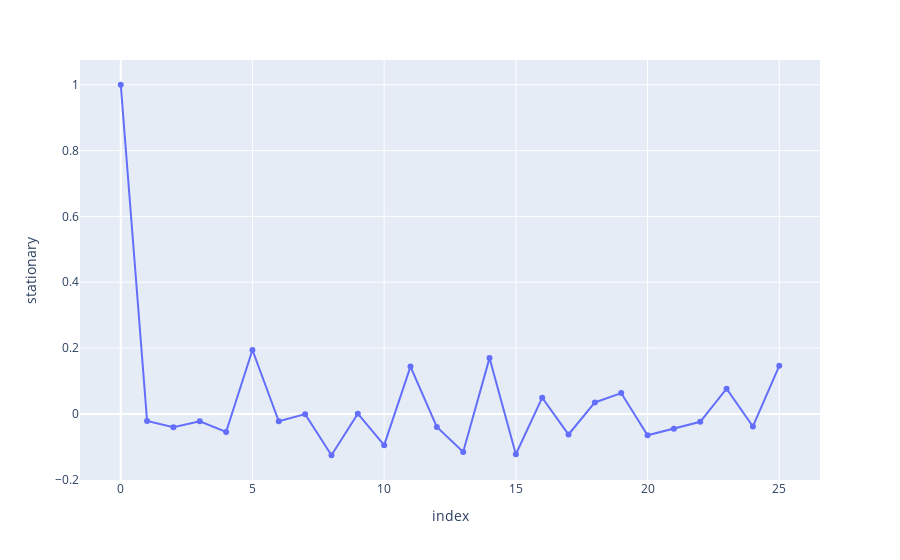

Source (notebook cell):
### Markdown cell above
### Plot na mão

### Code cell
fig = px.scatter(correlation_df, correlation_df.index, 'stationary')
fig.update_traces(mode="markers+lines")
fig.show()

### Figure 1 — Plotly figure (JSON) as saved in the notebook; plotly's stock layout.template omitted (floating-point values rounded to 4 significant figures)
{"data": [{"hovertemplate": "index=%{x}<br>stationary=%{y}<extra></extra>", "legendgroup": "", "marker": {"color": "#636efa", "symbol": "circle"}, "mode": "markers+lines", "name": "", "orientation": "v", "showlegend": false, "type": "scatter", "x": [0, 1, 2, 3, 4, 5, 6, 7, 8, 9, 10, 11, 12, 13, 14, 15, 16, 17, 18, 19, 20, 21, 22, 23, 24, 25], "xaxis": "x", "y": [1, -0.02151, -0.0407, -0.02274, -0.05483, 0.1941, -0.02256, -0.0007726, -0.1257, 0.0007, -0.09496, 0.1437, -0.03984, -0.1158, 0.1694, -0.1227, 0.04933, -0.06269, 0.03466, 0.06318, -0.06511, -0.04516, -0.02411, 0.07668, -0.03824, 0.1461], "yaxis": "y"}], "layout": {"legend": {"tracegroupgap": 0}, "margin": {"t": 60}, "xaxis": {"anchor": "y", "domain": [0, 1], "title": {"text": "index"}}, "yaxis": {"anchor": "x", "domain": [0, 1], "title": {"text": "stationary"}}}}
